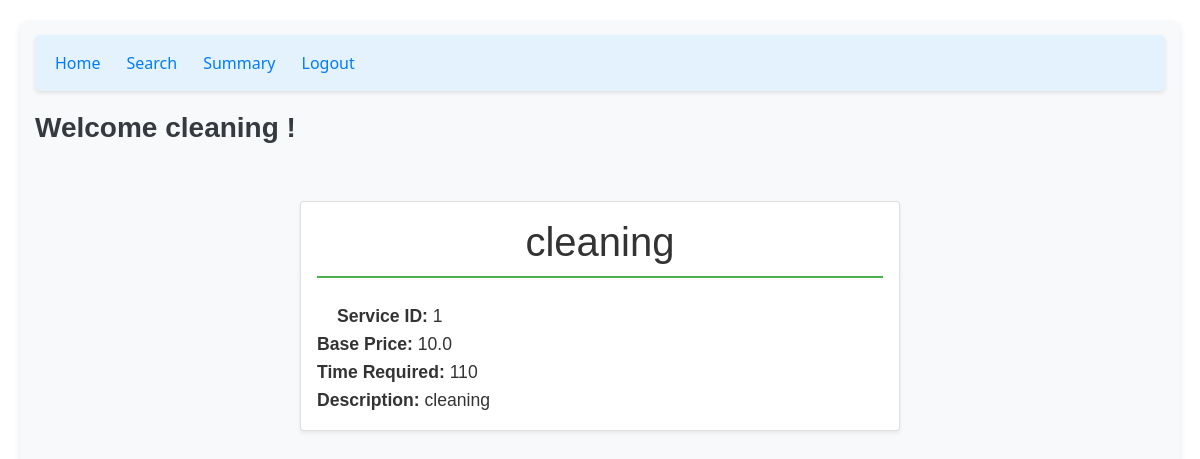
Screenshot of /more_service/cleaning/1 with the database file from the repository.
### backend/models.py (models this page shows)
class Service(db.Model):
    __tablename__ = 'service'
    id = db.Column(db.Integer, primary_key=True)
    name = db.Column(db.String(255)) # Internal column for name
    base_price = db.Column(db.Float, nullable=False)
    time_required = db.Column(db.Integer)  # in minutes
    description = db.Column(db.String(255))
    requests = db.relationship('ServiceRequest', backref='service')

### backend/controllers.py (the view)
@app.route("/more_service/<name>/<key>",methods=["GET","POST"])
def more(key,name):
    list=Service.query.filter_by(id=key).first()
    return render_template('more_service.html',list=list,name=name)

### templates/more_service.html
{% extends "admin_layout.html" %}
{% block content %}
    {% if list %}
        <div class="d-flex justify-content-center align-items-start min-vh-100 pt-5">
            <div class="card shadow-sm" style="max-width: 600px; width: 100%;">
                <div class="card-body text-center">
                    <h1 class="card-title mb-4">{{ list.name }}</h1>
                    <p class="card-text">
                        <strong>Service ID:</strong> {{ list.id }}<br>
                        <strong>Base Price:</strong> {{ list.base_price }}<br>
                        <strong>Time Required:</strong> {{ list.time_required }}<br>
                        <strong>Description:</strong> {{ list.description }}
                    </p>
                </div>
            </div>
        </div>
    {% endif %}
{% endblock %}

### static/styles/main.css (style rules this page uses)
p { font-size: 1.1rem; line-height: 1.6; color: #333333; margin-bottom: 15px; font-family: 'Arial', sans-serif; text-align: justify; text-indent: 20px; }
h1, h2, h3 { font-family: 'Arial', sans-serif; font-weight: bold; color: #333; margin-bottom: 20px; }
h1 { font-size: 2.5rem; text-align: center; border-bottom: 2px solid #4CAF50; padding-bottom: 10px; }

### rows the page displays
Service: name "cleaning", id "1", base_price "10.0", time_required "110", description "cleaning"

### other values shown
{{ name }} "cleaning"
